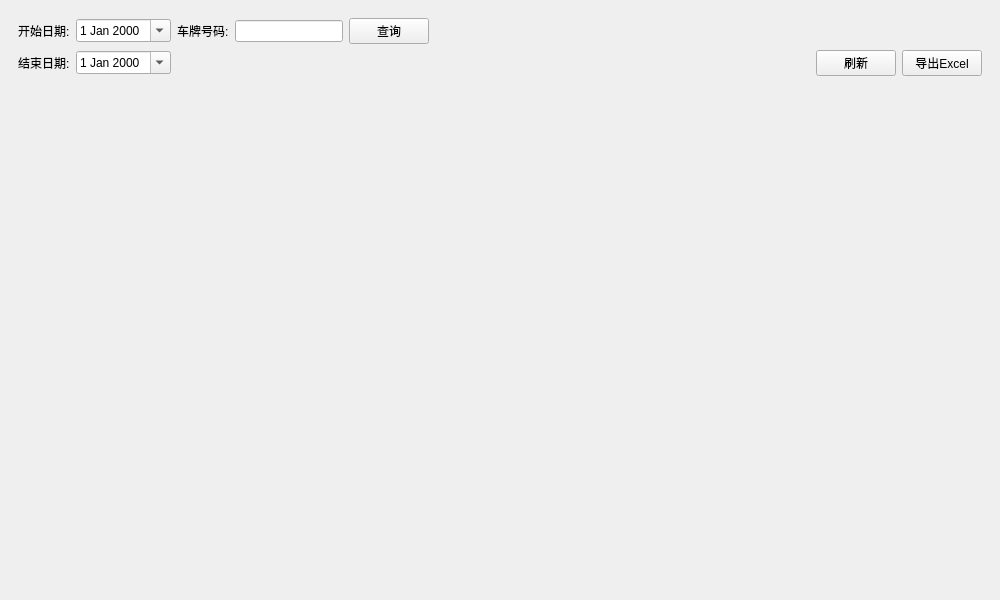
<?xml version="1.0" encoding="UTF-8"?>
<ui version="4.0">
 <class>FrmUnloadTable</class>
 <widget class="QWidget" name="FrmUnloadTable">
  <property name="geometry">
   <rect>
    <x>0</x>
    <y>0</y>
    <width>1000</width>
    <height>600</height>
   </rect>
  </property>
  <property name="windowTitle">
   <string>Form</string>
  </property>
  <layout class="QGridLayout" name="gridLayout_3">
   <property name="leftMargin">
    <number>0</number>
   </property>
   <property name="topMargin">
    <number>0</number>
   </property>
   <property name="rightMargin">
    <number>0</number>
   </property>
   <property name="bottomMargin">
    <number>0</number>
   </property>
   <item row="0" column="0">
    <widget class="QStackedWidget" name="stackedWidget">
     <property name="currentIndex">
      <number>0</number>
     </property>
     <widget class="QWidget" name="page">
      <layout class="QGridLayout" name="gridLayout_2" rowstretch="1,9">
       <item row="0" column="0">
        <widget class="QWidget" name="widget" native="true">
         <layout class="QGridLayout" name="gridLayout">
          <item row="0" column="3">
           <widget class="QLineEdit" name="editName">
            <property name="sizePolicy">
             <sizepolicy hsizetype="Minimum" vsizetype="Fixed">
              <horstretch>0</horstretch>
              <verstretch>0</verstretch>
             </sizepolicy>
            </property>
           </widget>
          </item>
          <item row="0" column="0">
           <widget class="QLabel" name="label">
            <property name="text">
             <string>开始日期:</string>
            </property>
           </widget>
          </item>
          <item row="1" column="7">
           <widget class="QPushButton" name="btnExport">
            <property name="sizePolicy">
             <sizepolicy hsizetype="Minimum" vsizetype="Fixed">
              <horstretch>0</horstretch>
              <verstretch>0</verstretch>
             </sizepolicy>
            </property>
            <property name="toolTip">
             <string>导出Excel</string>
            </property>
            <property name="text">
             <string>导出Excel</string>
            </property>
            <property name="icon">
             <iconset resource="../../main.qrc">
              <normaloff>:/image/excel.png</normaloff>:/image/excel.png</iconset>
            </property>
           </widget>
          </item>
          <item row="0" column="2">
           <widget class="QLabel" name="label_3">
            <property name="text">
             <string>车牌号码:</string>
            </property>
           </widget>
          </item>
          <item row="1" column="0">
           <widget class="QLabel" name="label_2">
            <property name="text">
             <string>结束日期:</string>
            </property>
           </widget>
          </item>
          <item row="0" column="4">
           <widget class="QPushButton" name="btnQuery">
            <property name="text">
             <string>查询</string>
            </property>
           </widget>
          </item>
          <item row="0" column="5">
           <spacer name="horizontalSpacer_2">
            <property name="orientation">
             <enum>Qt::Horizontal</enum>
            </property>
            <property name="sizeHint" stdset="0">
             <size>
              <width>40</width>
              <height>20</height>
             </size>
            </property>
           </spacer>
          </item>
          <item row="1" column="6">
           <widget class="QPushButton" name="btnRefresh">
            <property name="toolTip">
             <string>刷新</string>
            </property>
            <property name="text">
             <string>刷新</string>
            </property>
            <property name="icon">
             <iconset resource="../../main.qrc">
              <normaloff>:/image/刷新.png</normaloff>:/image/刷新.png</iconset>
            </property>
           </widget>
          </item>
          <item row="1" column="1">
           <widget class="QDateEdit" name="dateEnd">
            <property name="calendarPopup">
             <bool>true</bool>
            </property>
           </widget>
          </item>
          <item row="0" column="1">
           <widget class="QDateEdit" name="dateStart">
            <property name="calendarPopup">
             <bool>true</bool>
            </property>
           </widget>
          </item>
         </layout>
        </widget>
       </item>
       <item row="1" column="0">
        <widget class="GbsTableWidget" name="tableWidget" native="true"/>
       </item>
      </layout>
     </widget>
     <widget class="QWidget" name="page_2">
      <layout class="QGridLayout" name="gridLayout_4"/>
     </widget>
    </widget>
   </item>
  </layout>
 </widget>
 <customwidgets>
  <customwidget>
   <class>GbsTableWidget</class>
   <extends>QWidget</extends>
   <header>gbstablewidget.h</header>
   <container>1</container>
  </customwidget>
 </customwidgets>
 <resources>
  <include location="../../main.qrc"/>
 </resources>
 <connections/>
</ui>
